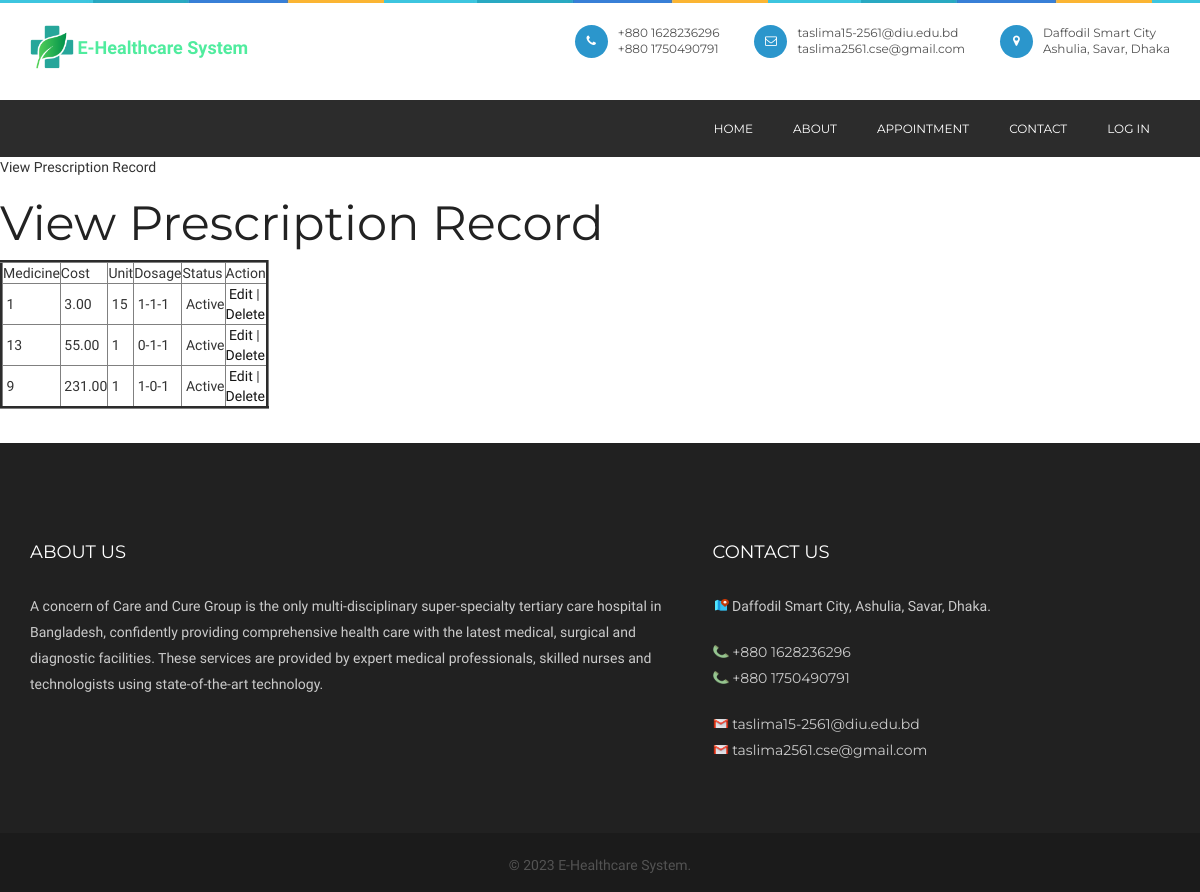
The page /viewprescriptionrecord.php on the database its author committed.
### tables this page shows
CREATE TABLE `prescription_records` (
  `prescription_record_id` int(10) NOT NULL,
  `prescription_id` int(10) NOT NULL,
  `medicine_name` varchar(25) NOT NULL,
  `cost` float(10,2) NOT NULL,
  `unit` int(10) NOT NULL,
  `dosage` varchar(25) NOT NULL,
  `status` varchar(10) NOT NULL
);

### viewprescriptionrecord.php (the view, shortened to what this page needs)
<?php
include("header.php");
include("dbconnection.php");
?>
<div class="wrapper col2">
  <div id="breadcrumb">
    <ul>
      <li class="first">View Prescription Record</li></ul>
  </div>
</div>
<div class="wrapper col4">
  <div id="container">
    <h1>View Prescription Record</h1>
    <table width="200" border="3">
      <tbody>
        <tr>
          <td>Medicine</td>
          <td>Cost</td>
          <td>Unit</td>
          <td>Dosage</td>
          <td>Status</td>
          <td>Action</td>
        </tr>
         <?php
		$sql ="SELECT * FROM prescription_records";
		$qsql = mysqli_query($con,$sql);
		while($rs = mysqli_fetch_array($qsql))
		{
        echo "<tr>
      <td>&nbsp;$rs[medicine_name]</td>
      <td>&nbsp;$rs[cost]</td>
		  <td>&nbsp;$rs[unit]</td>
		  <td>&nbsp;$rs[dosage]</td>
			<td>&nbsp;$rs[status]</td>
			<td>&nbsp;<a href='prescriptionrecord.php?editid=$rs[prescription_record_id]'>Edit</a>  | <a href='viewprescriptionrecord.php?delid=$rs[prescription_record_id]'>Delete</a> </td>
        </tr>";
		}
		?>
      </tbody>
    </table>
    <p>&nbsp;</p>
  </div>
</div>
<?php
include("footer.php");
?>

### rows shown on the page
prescription_records: medicine_name "1", cost "3.00", unit "15", dosage "1-1-1", status "Active"
prescription_records: medicine_name "13", cost "55.00", unit "1", dosage "0-1-1", status "Active"
prescription_records: medicine_name "9", cost "231.00", unit "1", dosage "1-0-1", status "Active"
